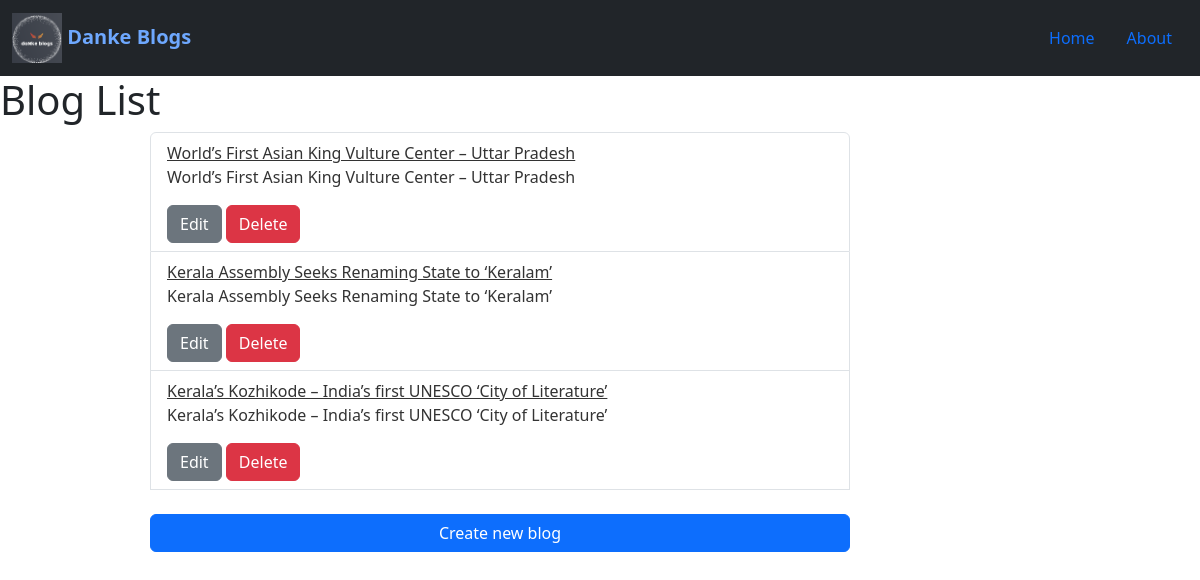
Before: / with the older database file.
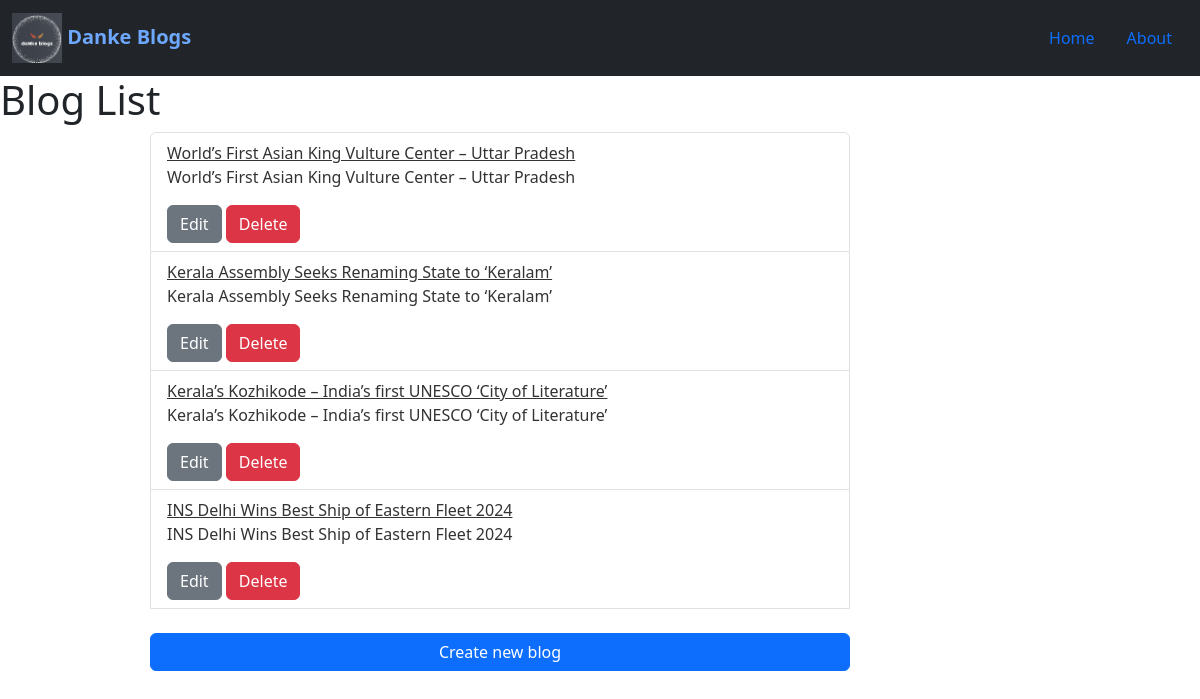
After: the same page with the newer database file.
### blogs/models.py (models this page shows, shortened)
class Blog(models.Model):
    b_title = models.CharField(max_length=255)
    a_name = models.CharField(max_length=50)
    b_image=models.ImageField(upload_to='blog_image',default="default.jpg")
    b_content=models.TextField(default='')
    pub_on = models.DateTimeField(auto_now_add=True)
    update_on = models.DateTimeField(auto_now=True)

### blogs/views.py (the view)
# urls.py: path("", BlogListView.as_view(), name="bloglist"),
class BlogListView(ListView):
    model = Blog
    template_name = "bloglist.html"
    context_object_name = "blogs"

### templates/bloglist.html (shortened to what this page needs)
{% extends 'base.html' %}
{% block body_class %}background{% endblock %}
{% block content %}
<h1>Blog List</h1>
<ul class="list-group">
    {% for blog in blogs %}
    <li class="list-group-item">
        <a href="{% url 'blogdetail' pk=blog.pk %}">{{ blog.b_title }}</a>
        <p>{{ blog.b_title|truncatewords:30 }}</p>
        <a href="{% url 'blogupdate' pk=blog.pk %}" class="btn btn-secondary">Edit</a>
        <a href="{% url 'blogdelete' pk=blog.pk %}" class="btn btn-danger">Delete</a>
    </li>
    {% endfor %}
    <br>
    <a href="{% url 'blogcreate' %}"  class="btn btn-primary ">Create new blog</a>
</ul>
{% endblock %}

### templates/base.html (shortened to what this page needs)
{% load static %}
<!DOCTYPE html>
<html lang="en">
<head>
    <link rel="stylesheet" href="{% static 'css/blogstyle.css' %}" />
    <link href="https://cdn.jsdelivr.net/npm/bootstrap@5.3.3/dist/css/bootstrap.min.css" rel="stylesheet"/>
    <link rel="stylesheet" href="https://cdnjs.cloudflare.com/ajax/libs/font-awesome/6.5.2/css/all.min.css" />
    {% load crispy_forms_tags %}
</head>
<body class="{% block body_class %}{% endblock %}">
    <nav class="navbar navbar-dark bg-dark">
        <div class="container-fluid">
            <a class="navbar-brand" href="#">
                <img src="{% static 'images/b_logo.png' %}" alt="logo" style="width: 50px" />
                <span style="color: #6ea8fe; font-weight: bolder">Danke Blogs</span>
            </a>
            <ul class="nav justify-content-center">
                <li class="nav-item">
                    <a class="nav-link" href="{% url 'bloglist' %}">Home</a>
                </li>
                <li class="nav-item">
                    <a class="nav-link" href="{% url 'about' %}">About</a>
                </li>
            </ul>
        </div>
    </nav>
    {% block content %} {% endblock %} {% block extra_css%}
    <link rel="stylesheet" href="{% static '/css/detail.css' %}" />
    <link rel="stylesheet" href="{% static '/css/list.css' %}" />
    <link rel="stylesheet" href="{% static '/css/delete.css' %}" />
    {% endblock %}
</body>
</html>

### static/css/blogstyle.css (style rules this page uses)
.background { background-image: url(../images/b_bg.jpg); background-size: cover; background-repeat: no-repeat; background-attachment: fixed; background-position: center; height: 100%; }

### static/css/detail.css (style rules this page uses)
.content-container h1,p,a { color: #333333; }

### static/css/list.css (style rules this page uses)
.list-group { width:700px; margin-left:150px; }

Changed rows visible on the page:
added Blog: b_title "INS Delhi Wins Best Ship of Eastern Fleet 2024"
